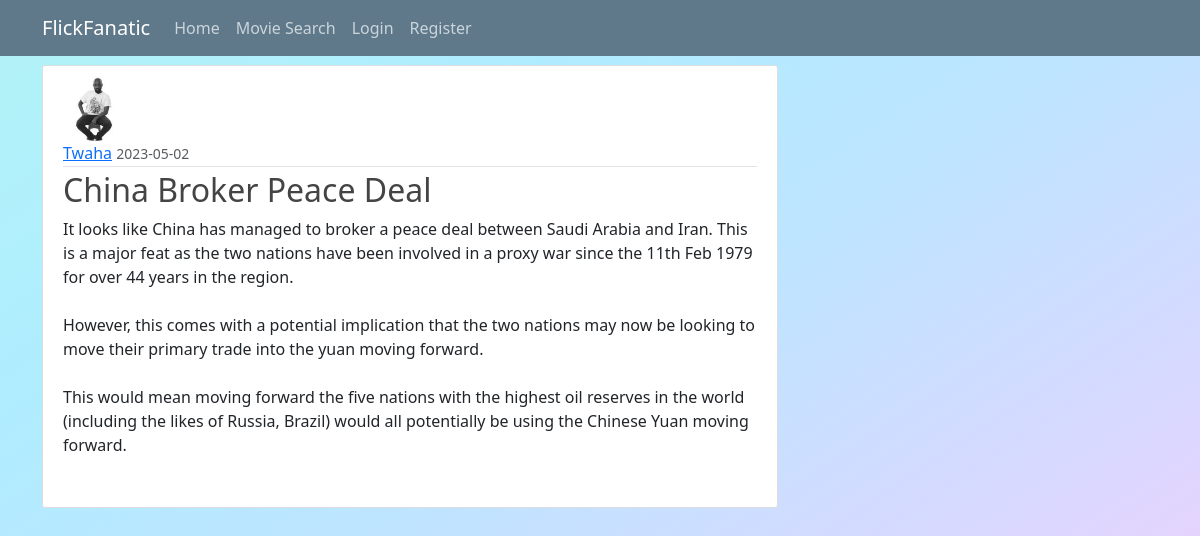
/post/1, run on the app's committed database.
### flickfanatic/models.py (models this page shows, shortened)
class User(db.Model, UserMixin):
    id = db.Column(db.Integer, primary_key=True)
    username = db.Column(db.String(20), unique=True, nullable=False)
    email = db.Column(db.String(120), unique=True, nullable=False)
    image_file = db.Column(db.String(20), nullable=False, default='default.jpg')
    password = db.Column(db.String(60), nullable=False)
    posts = db.relationship('Post', backref='author', lazy=True)

class Post(db.Model):
    id = db.Column(db.Integer, primary_key=True)
    title = db.Column(db.String(100), nullable=False)
    date_posted = db.Column(db.DateTime, nullable=False, default=datetime.utcnow)
    content = db.Column(db.Text, nullable=False)
    user_id = db.Column(db.Integer, db.ForeignKey('user.id'), nullable=False)

### flickfanatic/routes.py (the view)
@app.route("/post/<int:post_id>")
def post(post_id):
    post = Post.query.get_or_404(post_id)
    return render_template('post.html', title=post.title, post=post)

### flickfanatic/templates/post.html (shortened to what this page needs)
{% extends "base.html" %}
{% block content %}
  <article class="media content-section">
    <img class="rounded-circle article-img" src="{{ url_for('static', filename='profile_pics/' + post.author.image_file) }}">
    <div class="media-body">
      <div class="article-metadata">
        <a class="mr-2" href="#">{{ post.author.username }}</a>
        <small class="text-muted">{{ post.date_posted.strftime('%Y-%m-%d') }}</small>
      </div>
      <h2 class="article-title">{{ post.title }}</h2>
      <p class="article-content">{{ post.content }}</p>
    </div>
  </article>
{% endblock content %}

### flickfanatic/static/styles/style.css (style rules this page uses)
html { height: 100%; }
body { background-image: linear-gradient(to left top, #f7ccf9, #dad8ff, #bfe4ff, #afedff, #b2f3f6); margin-top: 5rem; padding-top: 65px; height: 100%; margin: 0; background-repeat: no-repeat; background-attachment: fixed; }
h1,h2,h3,h4,h5,h6 { color: #444444; }
.content-section { background: #ffffff; padding: 10px 20px; border: 1px solid #dddddd; border-radius: 3px; margin-bottom: 20px; }
.article-title { color: #444444; text-decoration: none; }
.article-content { white-space: pre-line; }
.article-img { height: 65px; width: 65px; margin-right: 16px; }
.article-metadata { padding-bottom: 1px; margin-bottom: 4px; border-bottom: 1px solid #e3e3e3; }

### data on the page
User: image_file (picture), author.username "Twaha"
Post: date_posted "2023-05-02", title "China Broker Peace Deal", content "It looks like China has managed to broker a peace deal between Saudi Arabia and Iran. This is a major feat as the two nations have been involved in a proxy war since the 11th Feb 1979 for over 44 years in the region. However, this comes with a potential implication that the two nations may now be looking to move their primary trade into the yuan moving forward. This would mean moving forward the five nations with the highest oil reserves in the world (including the likes of Russia, Brazil) would all potentially be using the Chinese Yuan moving forward."
